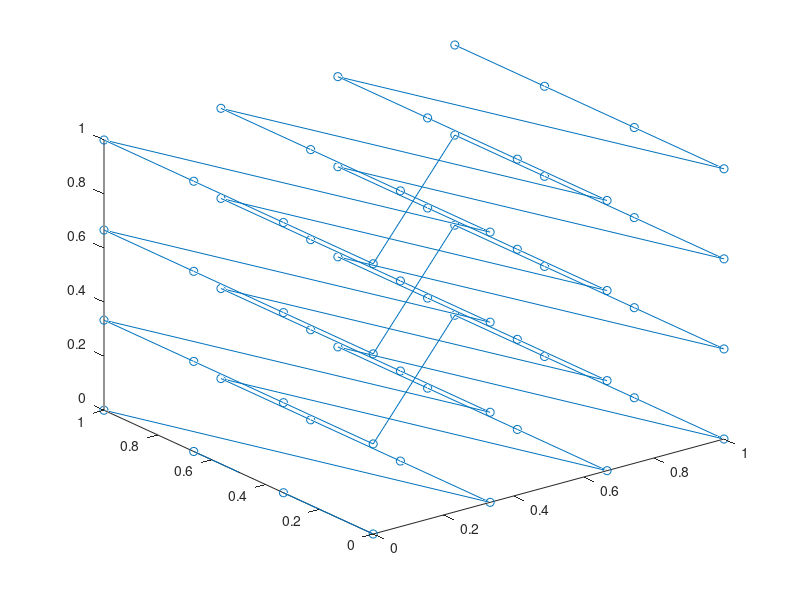

This chart was generated by the following MATLAB code: (Note: this script raises an error after producing the figure.)
DIM = 3;
n=2;
NX = 2^n; 
if DIM == 1
    [nodeX, nodeY, nodeZ] = meshgrid(linspace(0,1,NX),0,0);
    [ijkX, ijkY, ijkZ] = meshgrid(1:NX,0,0); 
elseif DIM == 2
    [nodeX, nodeY, nodeZ] = meshgrid(linspace(0,1,NX),linspace(0,1,NX),0);
    [ijkX, ijkY, ijkZ] = meshgrid(1:NX,1:NX,0); 
elseif DIM==3
    [nodeX, nodeY, nodeZ] = meshgrid(linspace(0,1,NX),linspace(0,1,NX),linspace(0,1,NX));
    [ijkX, ijkY, ijkZ] = meshgrid(1:NX,1:NX,0);
else
    fprintf('Error, No support for dimensions greater than 3\n');
    return;
end

nodes = [nodeX(:), nodeY(:), nodeZ(:)];
ijk_ind = [ijkX(:), ijkY(:), ijkZ(:)];

plot3(nodes(:,1), nodes(:,2), nodes(:,3),'o-');

morton_ind = ijk_to_morton(ijk_ind, DIM, [0,1]);

s_nodes = nodes(morton_ind+1,:); 
plot3(s_nodes(:,1), s_nodes(:,2), s_nodes(:,3),'o-');

%plot(nodes(morton_ind,1), nodes(morton_ind,2),'o-');